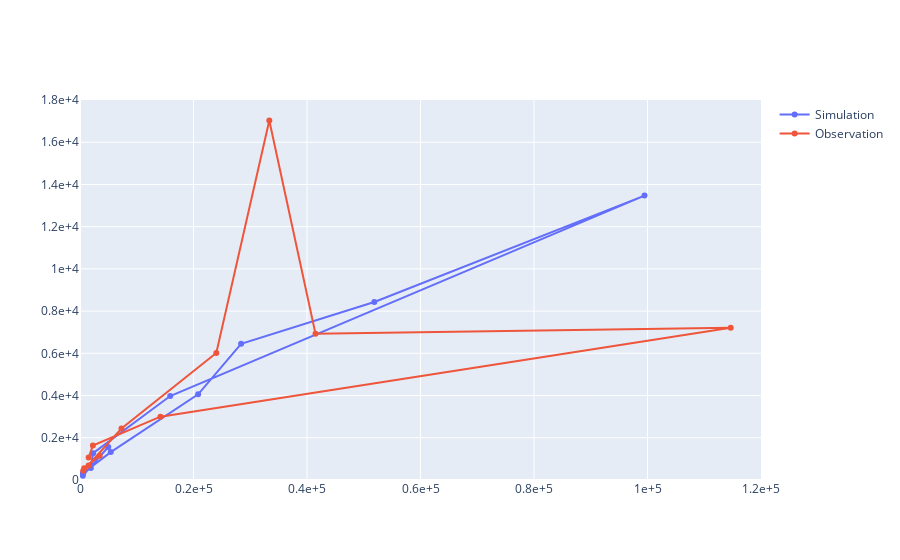

Notebook code for this chart:
### Code cell
# Plot observed data
df_obs  = monthly_flow_load_mean['obs']
df_mod = monthly_flow_load_mean['mod']
month_labels = ['', '', '', '', 'Nov', 'Dec', 'Jan', 'Feb', 'Mar', 'Apr', '', '']
fig = go.Figure()
for df, legend in zip([df_mod, df_obs], ['Simulation', 'Observation']):
    fig.add_trace(go.Scatter(x = df['Flow (ML)'], y = df['Load (kg)'],  mode = 'lines+markers', name = legend, text = month_labels))
    # fig = px.line(df, x = 'Flow (ML)', y='Load (kg)', )

fig.update_traces(textposition = 'bottom left')
fig.update_xaxes(showexponent = 'all', range=[0, 1.2e5], exponentformat = 'e')

fig.update_yaxes(showexponent = 'all', range=[0, 1.8e4], exponentformat = 'e')
fig.show()
# pio.write_image(fig, '../output/figs/SSL-Q_hysteresis_obs.png', width=5, height=4, scale=2)

### Figure 1 — Plotly figure (JSON) as saved in the notebook; plotly's stock layout.template omitted (floating-point values rounded to 4 significant figures)
{"data": [{"mode": "lines+markers", "name": "Simulation", "text": ["", "", "", "", "Nov", "Dec", "Jan", "Feb", "Mar", "Apr", "", ""], "textposition": "bottom left", "type": "scatter", "x": [4979.0, 497.9, 518.1, 572.3, 5419.0, 20820.0, 28390.0, 51860.0, 99480.0, 15890.0, 2309.0, 1906.0], "y": [1562.0, 205.5, 319.9, 338.3, 1321.0, 4060.0, 6448.0, 8431.0, 13470.0, 3979.0, 1273.0, 566.0]}, {"mode": "lines+markers", "name": "Observation", "text": ["", "", "", "", "Nov", "Dec", "Jan", "Feb", "Mar", "Apr", "", ""], "textposition": "bottom left", "type": "scatter", "x": [3466.0, 741.5, 1511.0, 568.7, 7309.0, 24020.0, 33360.0, 41500.0, 114700.0, 14170.0, 2273.0, 1518.0], "y": [1150.0, 552.9, 691.9, 440.1, 2437.0, 6015.0, 17030.0, 6932.0, 7214.0, 2999.0, 1635.0, 1063.0]}], "layout": {"autosize": true, "xaxis": {"exponentformat": "e", "range": [0, 120000], "showexponent": "all", "type": "linear"}, "yaxis": {"exponentformat": "e", "range": [0, 18000], "showexponent": "all", "type": "linear"}}}
